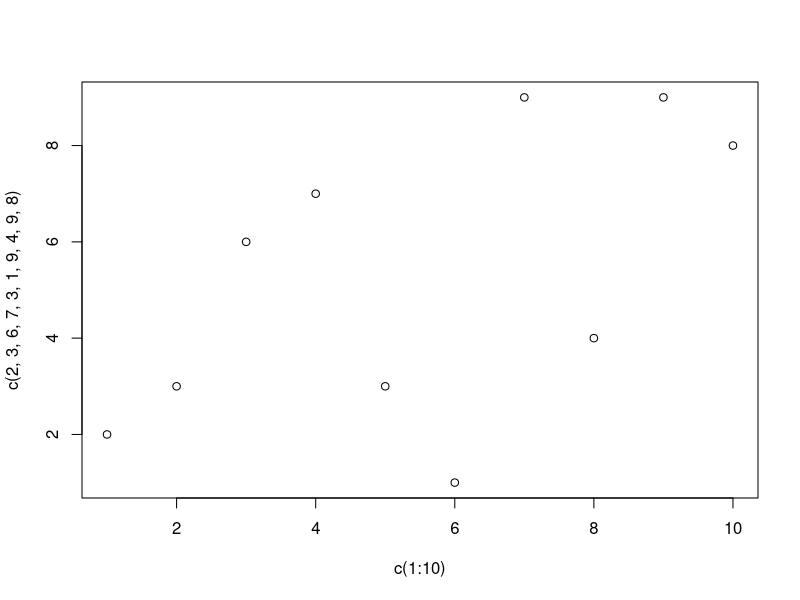
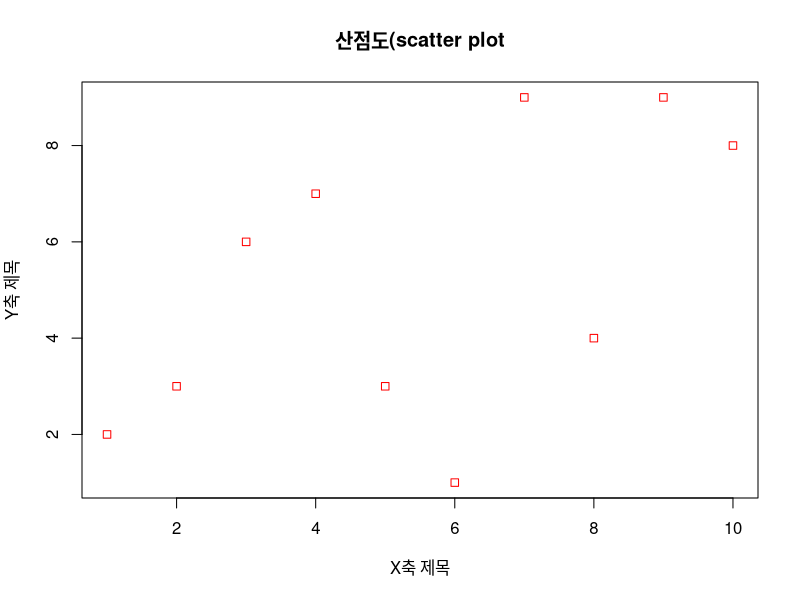
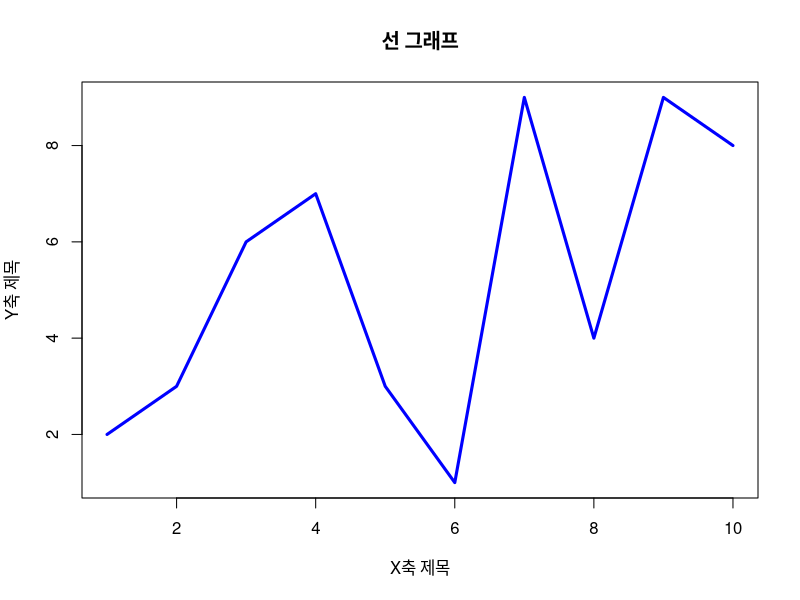
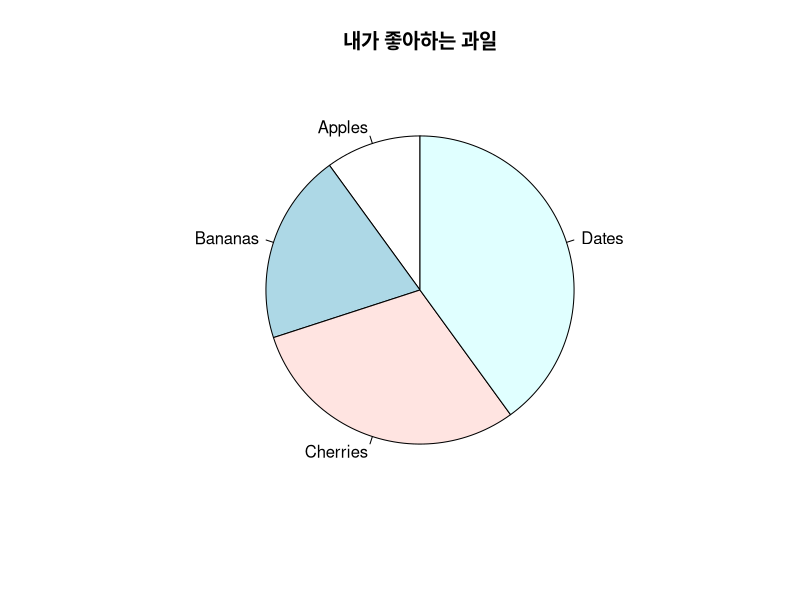
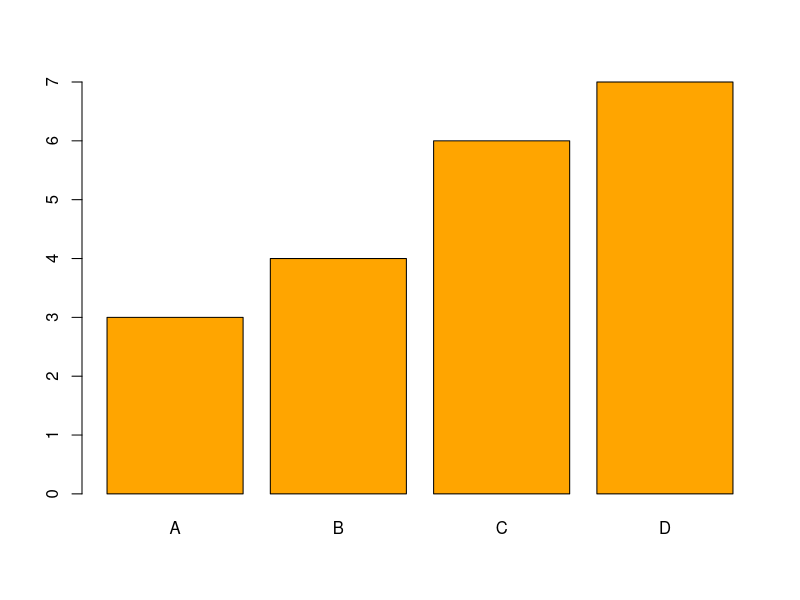

R code for these plots, in order:
# 산점도
plot(c(1:10), c(2,3,6,7,3,1,9,4,9,8))
plot(c(1:10), c(2,3,6,7,3,1,9,4,9,8),
     pch=0,  # 점의 모양
     col='red', # 점의 색
     xlab = 'X축 제목',
     ylab = 'Y축 제목',
     main = '산점도(scatter plot' # 제목
     )

## Line graph
plot(c(1:10), c(2,3,6,7,3,1,9,4,9,8), 
     type='l',                          # 선 그래프
     lwd=3,                             # 선의 굵기
     col='blue',                        
     xlab='X축 제목', ylab='Y축 제목', 
     main='선 그래프') 
##### Pie chart
x = c(10,20,30,40)
pie(x, init.angle=90,
    labels=c("Apples", "Bananas", "Cherries", "Dates"),
    main='내가 좋아하는 과일')

##### Bar chart
x = c('A','B','C','D')
y = c(3, 4, 6, 7)
barplot(y, names.arg=x, col='orange')    
     
     
     
     
     
     
     
     
     
     
     
     
     
     
     
     
     